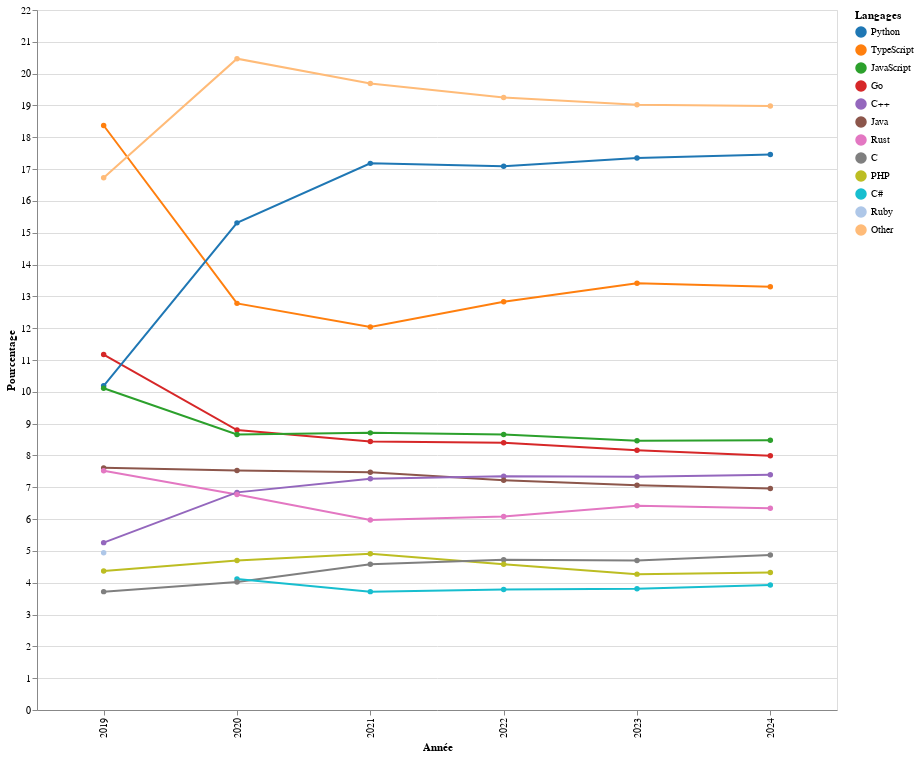

Write notebook code for a chart like this one.
### Markdown cell above
## Draw a line chart representing the evolution of the languages over the years

- This plot will represent the evolution of the use of the different languages over the years.
- The languages that are less than 1% of the total will be grouped as Others.
- The percentage of each language will be represented on the y-axis and the year on the x-axis.

### Code cell
'''
The idea is to create a line chart using Altair.
To do so it is needed to regroup the different dataframes into a single one with a structure of year,language,percentage
'''

data = []

# The loop below will create a dictionary with the year, language and percentage for each year
# And then append it to the data list to later create a dataframe
for year, df in resulting_repartition:
    top_10 = df.head(10)
    others = df.iloc[10:]

    for _, row in top_10.iterrows():
        data.append({
            'Year': year,
            'Language': row['Language'],
            'Percentage': row['Percentage']
        })

    other_pct = others['Percentage'].sum()
    data.append({
        'Year': year,
        'Language': 'Other',
        'Percentage': other_pct
    })

resulting_df = pd.DataFrame(data)
resulting_df2= resulting_df[resulting_df['Language'] != 'Other'].copy()

order_2024 = resulting_df2[resulting_df2['Year'] == 2024].sort_values(by='Percentage', ascending=False)['Language'].tolist()
order_2024.append('Autres')

# Random color palette generated thanks to AI.
color_palette = [
    '#1f77b4', '#ff7f0e', '#2ca02c', '#d62728', '#9467bd',
    '#8c564b', '#e377c2', '#7f7f7f', '#bcbd22', '#17becf',
    '#aec7e8', '#ffbb78', '#98df8a', '#ff9896', '#c5b0d5',
    '#c49c94', '#f7b6d2', '#c7c7c7', '#dbdb8d', '#9edae5'
]

'''
This part is used to create the line chart with Altair
'''
chart = alt.Chart(resulting_df).mark_line(point=True).encode(
    x=alt.X('Year:O', title="Année"),
    y=alt.Y('Percentage:Q', title="Pourcentage", scale=alt.Scale(domain=[0,22])),
    color=alt.Color('Language:N', title="Langages", sort=order_2024,  scale=alt.Scale(range=color_palette)),
    tooltip=["Year", "Language", "Percentage"]
).properties(
    width=800,
    height=700,
).interactive()

chart.show()
chart.save('../out/charts/langages.png')

### Figure 1 — Vega-Lite specification as saved in the notebook (floating-point values rounded to 4 significant figures)
{"config": {"view": {"continuousWidth": 300, "continuousHeight": 300}}, "data": {"name": "data-149e9515168b3b3461480eccef160cd7"}, "mark": {"type": "line", "point": true}, "encoding": {"color": {"field": "Language", "scale": {"range": ["#1f77b4", "#ff7f0e", "#2ca02c", "#d62728", "#9467bd", "#8c564b", "#e377c2", "#7f7f7f", "#bcbd22", "#17becf", "#aec7e8", "#ffbb78", "#98df8a", "#ff9896", "#c5b0d5", "#c49c94", "#f7b6d2", "#c7c7c7", "#dbdb8d", "#9edae5"]}, "sort": ["Python", "TypeScript", "JavaScript", "Go", "C++", "Java", "Rust", "C", "PHP", "C#", "Autres"], "title": "Langages", "type": "nominal"}, "tooltip": [{"field": "Year", "type": "quantitative"}, {"field": "Language", "type": "nominal"}, {"field": "Percentage", "type": "quantitative"}], "x": {"field": "Year", "title": "Année", "type": "ordinal"}, "y": {"field": "Percentage", "scale": {"domain": [0, 22]}, "title": "Pourcentage", "type": "quantitative"}}, "height": 700, "params": [{"name": "param_2", "select": {"type": "interval", "encodings": ["x", "y"]}, "bind": "scales"}], "width": 800, "$schema": "https://vega.github.io/schema/vega-lite/v5.20.1.json", "datasets": {"data-149e9515168b3b3461480eccef160cd7": [{"Year": 2019, "Language": "TypeScript", "Percentage": 18.37}, {"Year": 2019, "Language": "Go", "Percentage": 11.17}, {"Year": 2019, "Language": "Python", "Percentage": 10.19}, {"Year": 2019, "Language": "JavaScript", "Percentage": 10.11}, {"Year": 2019, "Language": "Java", "Percentage": 7.61}, {"Year": 2019, "Language": "Rust", "Percentage": 7.52}, {"Year": 2019, "Language": "C++", "Percentage": 5.26}, {"Year": 2019, "Language": "Ruby", "Percentage": 4.94}, {"Year": 2019, "Language": "PHP", "Percentage": 4.37}, {"Year": 2019, "Language": "C", "Percentage": 3.72}, {"Year": 2019, "Language": "Other", "Percentage": 16.73}, {"Year": 2020, "Language": "Python", "Percentage": 15.31}, {"Year": 2020, "Language": "TypeScript", "Percentage": 12.78}, {"Year": 2020, "Language": "Go", "Percentage": 8.8}, {"Year": 2020, "Language": "JavaScript", "Percentage": 8.66}, {"Year": 2020, "Language": "Java", "Percentage": 7.53}, {"Year": 2020, "Language": "C++", "Percentage": 6.84}, {"Year": 2020, "Language": "Rust", "Percentage": 6.77}, {"Year": 2020, "Language": "PHP", "Percentage": 4.7}, {"Year": 2020, "Language": "C#", "Percentage": 4.12}, {"Year": 2020, "Language": "C", "Percentage": 4.02}, {"Year": 2020, "Language": "Other", "Percentage": 20.47}, {"Year": 2021, "Language": "Python", "Percentage": 17.18}, {"Year": 2021, "Language": "TypeScript", "Percentage": 12.04}, {"Year": 2021, "Language": "JavaScript", "Percentage": 8.71}, {"Year": 2021, "Language": "Go", "Percentage": 8.44}, {"Year": 2021, "Language": "Java", "Percentage": 7.47}, {"Year": 2021, "Language": "C++", "Percentage": 7.27}, {"Year": 2021, "Language": "Rust", "Percentage": 5.97}, {"Year": 2021, "Language": "PHP", "Percentage": 4.91}, {"Year": 2021, "Language": "C", "Percentage": 4.58}, {"Year": 2021, "Language": "C#", "Percentage": 3.72}, {"Year": 2021, "Language": "Other", "Percentage": 19.69}, {"Year": 2022, "Language": "Python", "Percentage": 17.09}, {"Year": 2022, "Language": "TypeScript", "Percentage": 12.83}, {"Year": 2022, "Language": "JavaScript", "Percentage": 8.66}, {"Year": 2022, "Language": "Go", "Percentage": 8.4}, {"Year": 2022, "Language": "C++", "Percentage": 7.35}, {"Year": 2022, "Language": "Java", "Percentage": 7.22}, {"Year": 2022, "Language": "Rust", "Percentage": 6.08}, {"Year": 2022, "Language": "C", "Percentage": 4.72}, {"Year": 2022, "Language": "PHP", "Percentage": 4.58}, {"Year": 2022, "Language": "C#", "Percentage": 3.79}, {"Year": 2022, "Language": "Other", "Percentage": 19.25}, {"Year": 2023, "Language": "Python", "Percentage": 17.35}, {"Year": 2023, "Language": "TypeScript", "Percentage": 13.41}, {"Year": 2023, "Language": "JavaScript", "Percentage": 8.46}, {"Year": 2023, "Language": "Go", "Percentage": 8.16}, {"Year": 2023, "Language": "C++", "Percentage": 7.33}, {"Year": 2023, "Language": "Java", "Percentage": 7.06}, {"Year": 2023, "Language": "Rust", "Percentage": 6.42}, {"Year": 2023, "Language": "C", "Percentage": 4.7}, {"Year": 2023, "Language": "PHP", "Percentage": 4.27}, {"Year": 2023, "Language": "C#", "Percentage": 3.81}, {"Year": 2023, "Language": "Other", "Percentage": 19.02}, {"Year": 2024, "Language": "Python", "Percentage": 17.46}, {"Year": 2024, "Language": "TypeScript", "Percentage": 13.3}, {"Year": 2024, "Language": "JavaScript", "Percentage": 8.48}, {"Year": 2024, "Language": "Go", "Percentage": 7.99}, {"Year": 2024, "Language": "C++", "Percentage": 7.39}, {"Year": 2024, "Language": "Java", "Percentage": 6.96}, {"Year": 2024, "Language": "Rust", "Percentage": 6.34}, {"Year": 2024, "Language": "C", "Percentage": 4.87}, {"Year": 2024, "Language": "PHP", "Percentage": 4.32}, {"Year": 2024, "Language": "C#", "Percentage": 3.93}, {"Year": 2024, "Language": "Other", "Percentage": 18.98}]}}
